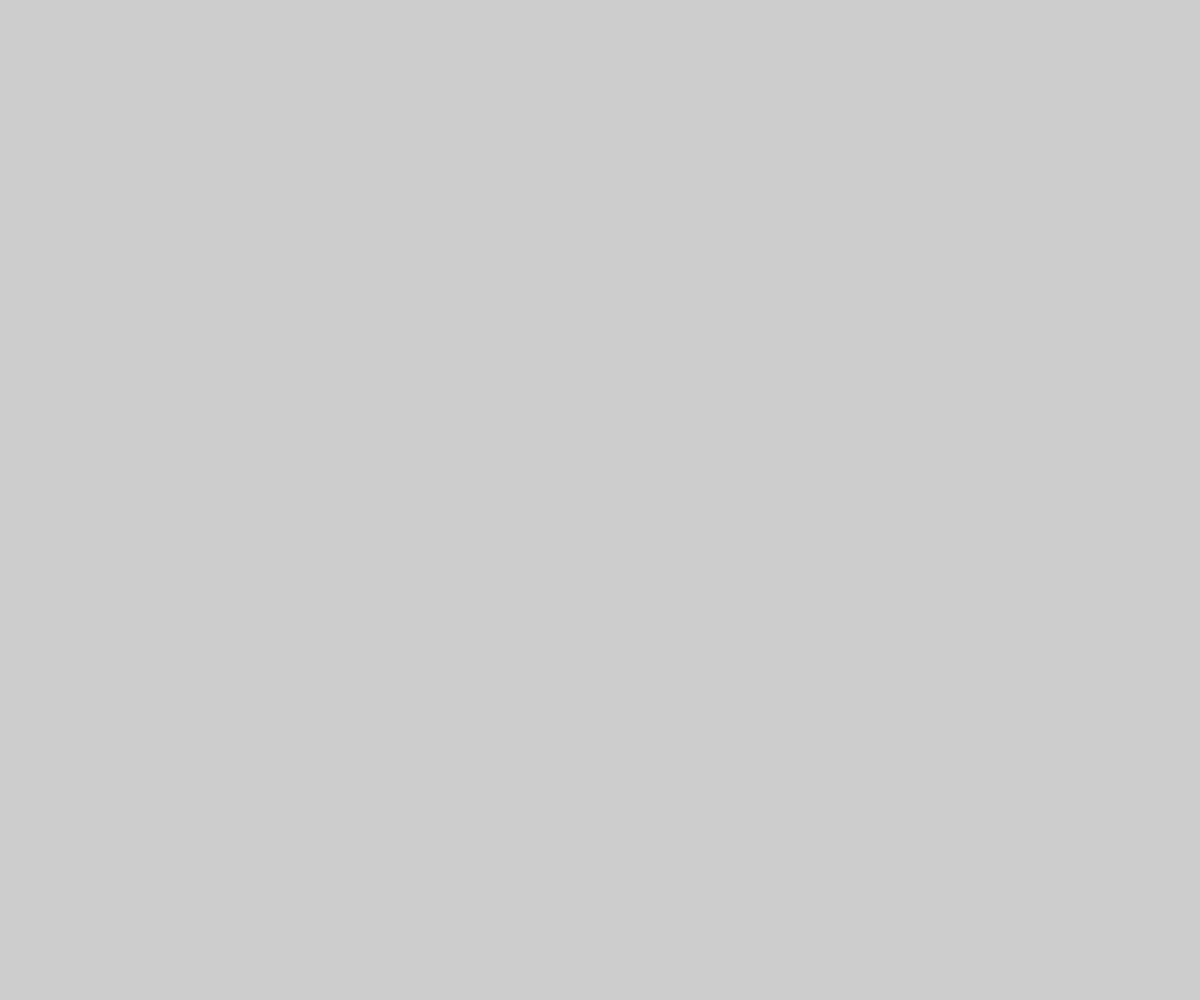
Frame 1 (no input)
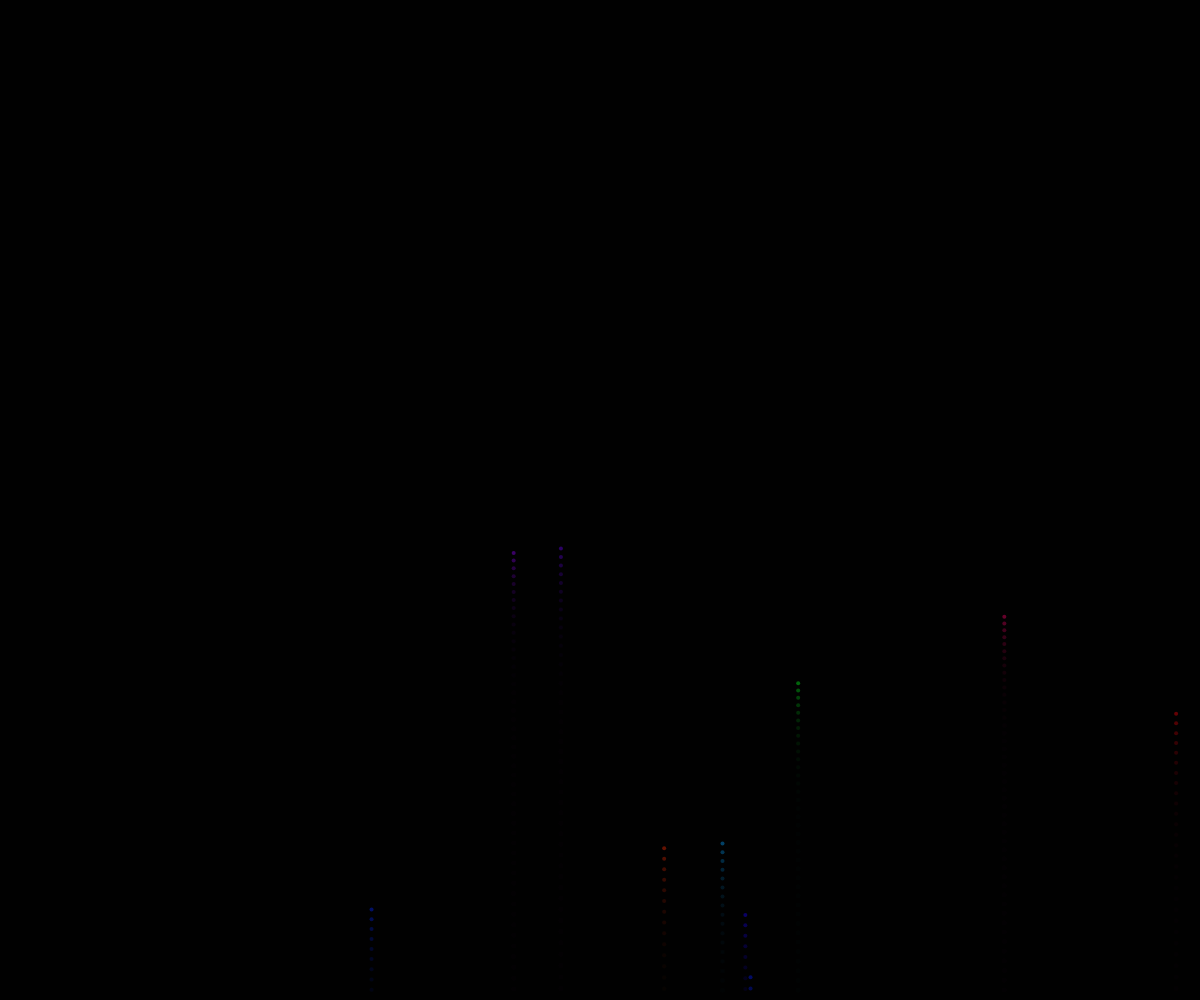
Frame 60 (no input)
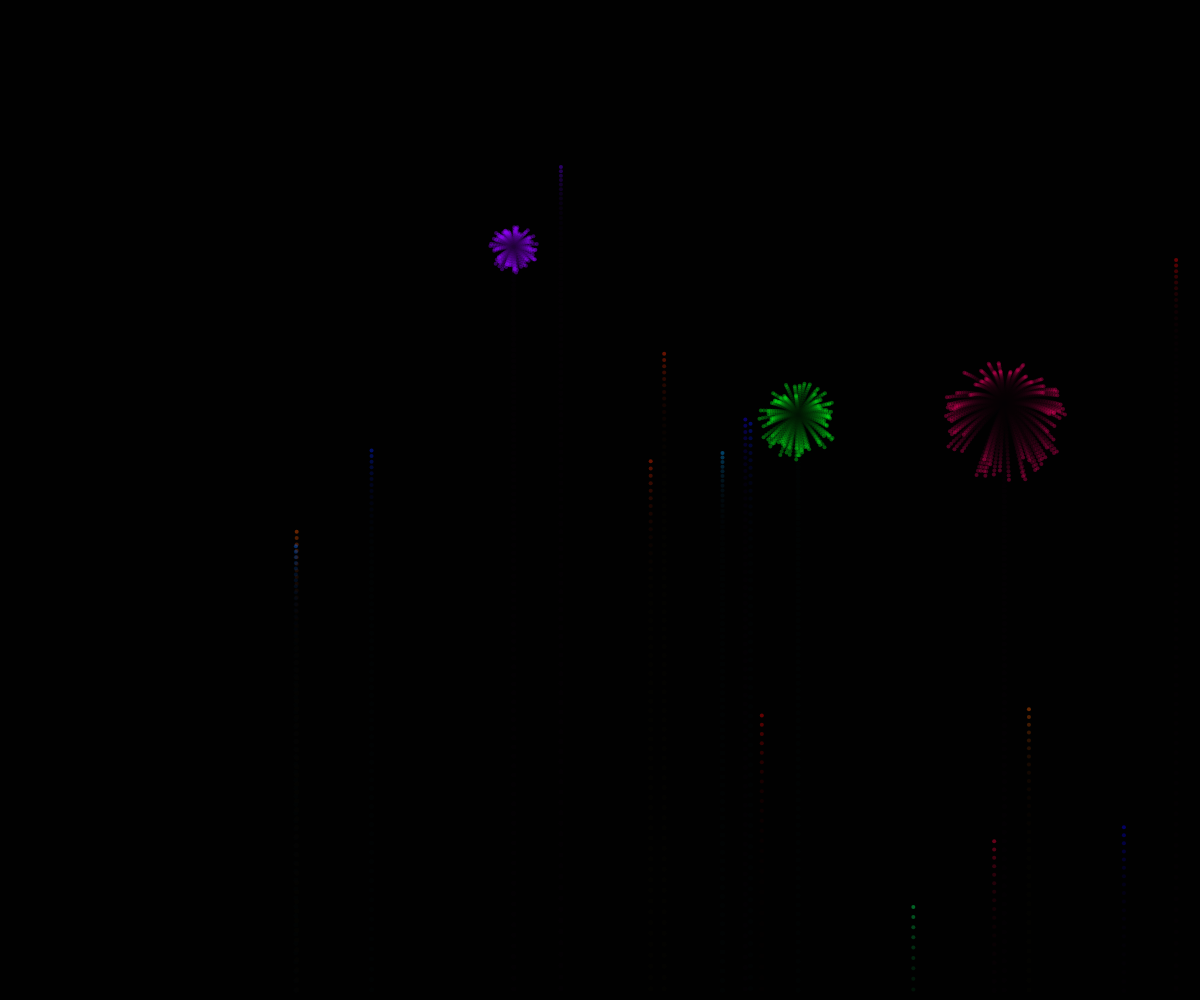
Frame 120 (the mouse pressed at the canvas centre since frame 60)

The p5.js sketch that drew these frames (run headless with seeded random() and noise() and a simulated clock; from frame 60 on, the mouse is pressed at the canvas centre):

// p5.js sketch
// ── sketch.js
var functionality = {
	resizeToMouse: true,

}
var fireworks = [];
var gravity;


function setup() {
    //For each item in functionality, create tick box with name.

    createCanvas(windowWidth,windowHeight);
    gravity = createVector(0, height*0.00007);
	
    colorMode(HSB, 360, 100, 100, 255);  
}

function draw() {
    background(0, 100, 0, 50);
    
    if(random()<0.1) {
 	   fireworks.push(new Firework());
	}

    for (firework of fireworks) {
    	firework.update();
    	firework.draw();
    }

    for (i = fireworks.length - 1; i >= 0; i--) {
    	if(fireworks[i].remove()) {
    		fireworks.splice(i, 1);
    	}
    }
}

function Firework() {
	this.firework = new Particle (random(width), height, 4, random(360));
	this.firework.velocity = createVector(0,-height*random(0.009,0.012));
	this.exploded = false;
	this.effects = [];

	this.draw = function() {
		if(this.exploded) {
			for(effect of this.effects) {
				effect.draw();
			}
		} else {
			this.firework.draw();
		}
	}

	this.explode = function() {
		for(let i = 1; i<= 70; i++) {
			let e = new Particle(this.firework.position.x, this.firework.position.y, 4);
			e.velocity = (p5.Vector.random2D().mult(random(2,3)));
			e.colour = this.firework.colour;
			this.effects.push(e);
		}
	}

	this.remove = function () {
		return (this.exploded && this.effects.length == 0)
	}

	this.update = function() {
		this.firework.applyForce(gravity);
		this.firework.update();
		if(this.exploded == false && this.firework.velocity.y > -4) {
			this.explode();
			this.exploded = true;
		}
		for(let i = this.effects.length - 1; i>=0; i--) {
			this.effects[i].lifespan -= 1;
			if(this.effects[i].lifespan <=0){
				this.effects.splice(i, 1);
			} else {
				this.effects[i].applyForce(gravity);
				this.effects[i].update();	
			}
			
		}
	}
}

function Particle(x, y, mass = 1, colour = 100) {
	this.position = createVector(x, y);
	this.velocity = createVector(0, 0);
	this.acceleration = createVector(0, 0);
	this.mass = mass;
	this.lifespan = 100;
	this.colour = colour;
	this.saturation = 100;

	this.applyForce = function(force) {
		this.acceleration.add(force);
	}

	this.draw = function() {
		strokeWeight(this.mass);
		stroke(this.colour, this.saturation, 100, this.lifespan);
		point(this.position.x, this.position.y);
	}

	this.offscreen = function() {
		return (this.position.y > height + this.mass);
	}

	this.setVelocity = function(newVelocity = createVector(0,0)) {
		this.velocity = newVelocity;
	}

	this.update = function() {
		this.velocity.add(this.acceleration);
		this.position.add(this.velocity);
		this.acceleration.mult(0);
	}

	
}
